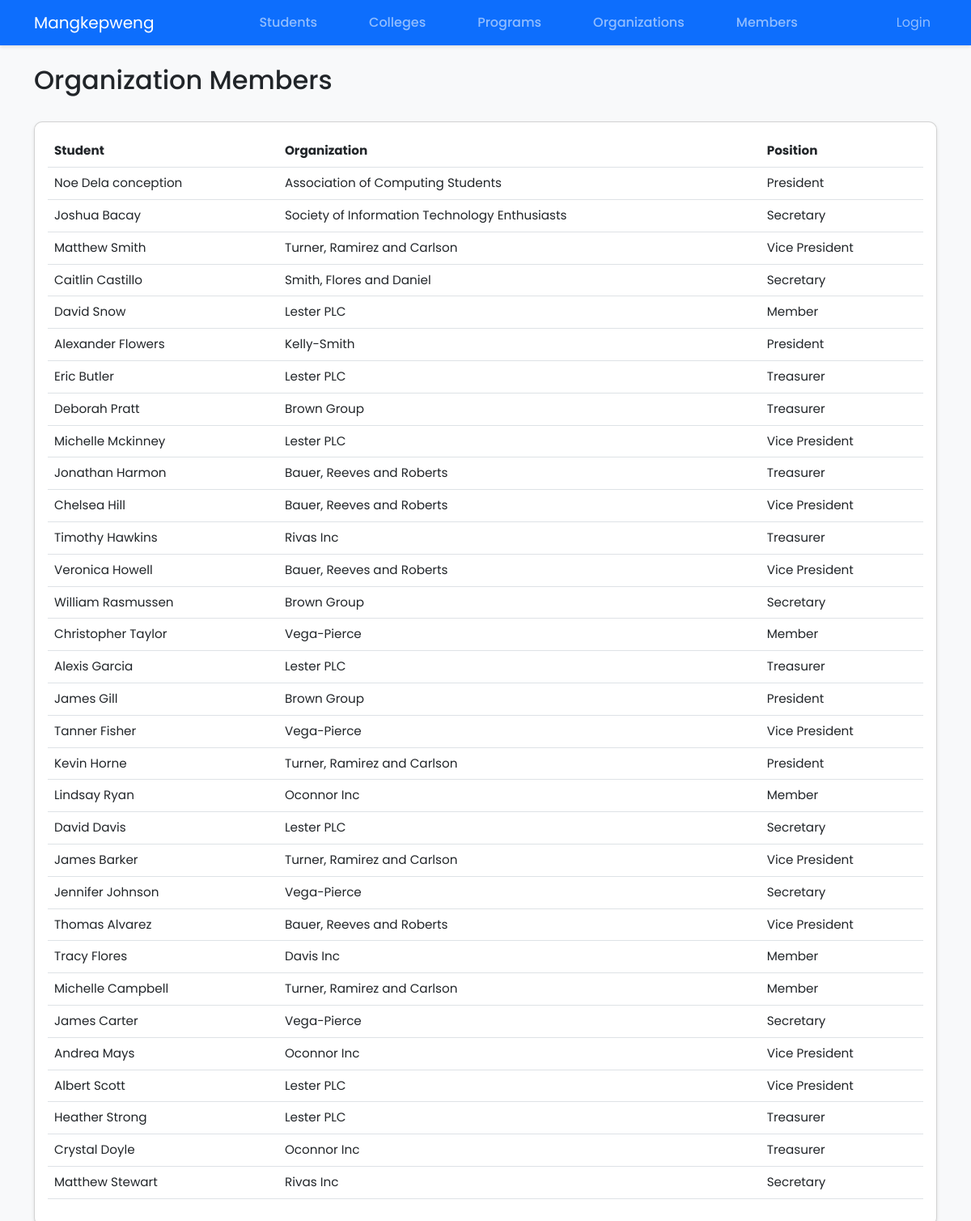
The page /members/ on the database its author committed.
### core/models.py (models this page shows, shortened)
class OrgMember(models.Model):
    student = models.ForeignKey(Student, on_delete=models.CASCADE)
    organization = models.ForeignKey(Organization, on_delete=models.CASCADE)
    position = models.CharField(max_length=50)

class Student(models.Model):
    first_name = models.CharField(max_length=50)
    last_name = models.CharField(max_length=50)
    student_id = models.CharField(max_length=20, unique=True)
    program = models.ForeignKey(Program, on_delete=models.CASCADE)
    def __str__(self):
        return f"{self.first_name} {self.last_name}"

class Organization(models.Model):
    name = models.CharField(max_length=100)
    code = models.CharField(max_length=10)
    description = models.TextField()
    def __str__(self):
        return self.name

### core/views.py (the view)
# urls.py: path('members/', views.OrgMemberListView.as_view(), name='orgmember_list'),
class OrgMemberListView(ListView):
    model = OrgMember
    template_name = 'core/orgmember_list.html'
    context_object_name = 'members'

### templates/core/orgmember_list.html (shortened to what this page needs)
{% extends 'base.html' %}
{% block content %}
<div class="d-flex justify-content-between align-items-center mb-4">
    <h2>Organization Members</h2>
</div>
<div class="card">
    <div class="card-body">
        <table class="table">
            <thead>
                <tr>
                    <th>Student</th>
                    <th>Organization</th>
                    <th>Position</th>
                </tr>
            </thead>
            <tbody>
                {% for member in members %}
                <tr>
                    <td>{{ member.student }}</td>
                    <td>{{ member.organization }}</td>
                    <td>{{ member.position }}</td>
                </tr>
                {% endfor %}
            </tbody>
        </table>
    </div>
</div>
{% endblock %}

### static/css/style.css (style rules this page uses)
body { font-family: 'Poppins', sans-serif; background-color: #f8f9fa; }
.card { border-radius: 10px; box-shadow: 0 2px 4px rgba(0,0,0,0.1); }
table { font-size: 0.95rem; }
thead { background-color: #f8f9fa; }

### rows shown on the page
OrgMember: student "Noe Dela conception", organization "Association of Computing Students", position "President"
OrgMember: student "Joshua Bacay", organization "Society of Information Technology Enthusiasts", position "Secretary"
OrgMember: student "Matthew Smith", organization "Turner, Ramirez and Carlson", position "Vice President"
OrgMember: student "Caitlin Castillo", organization "Smith, Flores and Daniel", position "Secretary"
OrgMember: student "David Snow", organization "Lester PLC", position "Member"
OrgMember: student "Alexander Flowers", organization "Kelly-Smith", position "President"
OrgMember: student "Eric Butler", organization "Lester PLC", position "Treasurer"
OrgMember: student "Deborah Pratt", organization "Brown Group", position "Treasurer"
OrgMember: student "Michelle Mckinney", organization "Lester PLC", position "Vice President"
OrgMember: student "Jonathan Harmon", organization "Bauer, Reeves and Roberts", position "Treasurer"
OrgMember: student "Chelsea Hill", organization "Bauer, Reeves and Roberts", position "Vice President"
OrgMember: student "Timothy Hawkins", organization "Rivas Inc", position "Treasurer"
OrgMember: student "Veronica Howell", organization "Bauer, Reeves and Roberts", position "Vice President"
OrgMember: student "William Rasmussen", organization "Brown Group", position "Secretary"
OrgMember: student "Christopher Taylor", organization "Vega-Pierce", position "Member"
OrgMember: student "Alexis Garcia", organization "Lester PLC", position "Treasurer"
OrgMember: student "James Gill", organization "Brown Group", position "President"
OrgMember: student "Tanner Fisher", organization "Vega-Pierce", position "Vice President"
OrgMember: student "Kevin Horne", organization "Turner, Ramirez and Carlson", position "President"
OrgMember: student "Lindsay Ryan", organization "Oconnor Inc", position "Member"
OrgMember: student "David Davis", organization "Lester PLC", position "Secretary"
OrgMember: student "James Barker", organization "Turner, Ramirez and Carlson", position "Vice President"
OrgMember: student "Jennifer Johnson", organization "Vega-Pierce", position "Secretary"
OrgMember: student "Thomas Alvarez", organization "Bauer, Reeves and Roberts", position "Vice President"
OrgMember: student "Tracy Flores", organization "Davis Inc", position "Member"
OrgMember: student "Michelle Campbell", organization "Turner, Ramirez and Carlson", position "Member"
OrgMember: student "James Carter", organization "Vega-Pierce", position "Secretary"
OrgMember: student "Andrea Mays", organization "Oconnor Inc", position "Vice President"
OrgMember: student "Albert Scott", organization "Lester PLC", position "Vice President"
OrgMember: student "Heather Strong", organization "Lester PLC", position "Treasurer"
OrgMember: student "Crystal Doyle", organization "Oconnor Inc", position "Treasurer"
OrgMember: student "Matthew Stewart", organization "Rivas Inc", position "Secretary"
